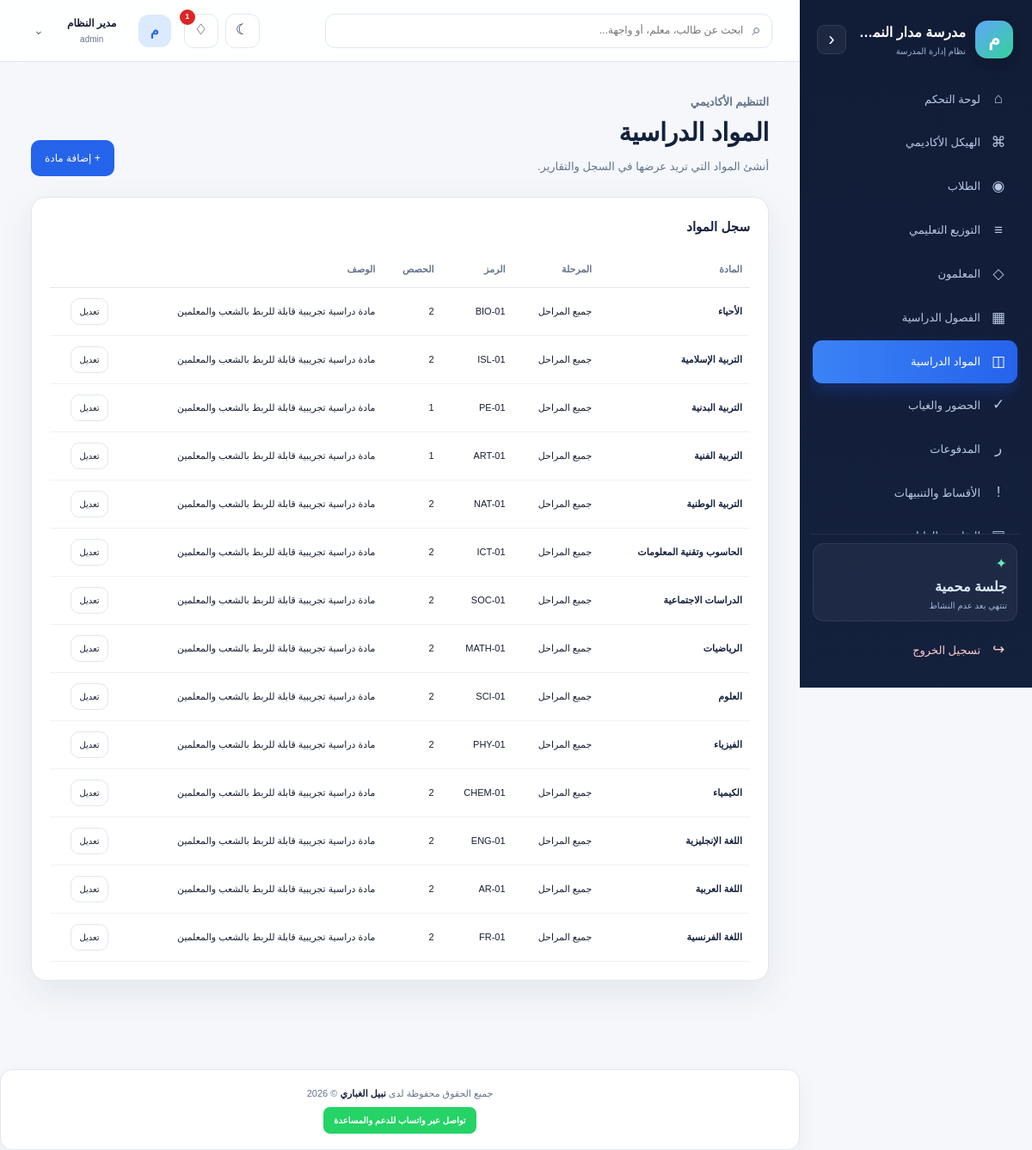
/subjects.php (signed in), run on the app's committed database.
### tables this page shows
CREATE TABLE IF NOT EXISTS subjects (
 id INT UNSIGNED AUTO_INCREMENT PRIMARY KEY,
 name VARCHAR(120) NOT NULL,
 code VARCHAR(30) DEFAULT NULL UNIQUE,
 stage VARCHAR(80) DEFAULT NULL,
 description VARCHAR(255) DEFAULT NULL,
 weekly_periods TINYINT UNSIGNED NOT NULL DEFAULT 2,
 created_at TIMESTAMP DEFAULT CURRENT_TIMESTAMP,
 INDEX idx_subject_stage(stage)
);

### functions.php (called while the page is built, shortened)
<?php
function e($value): string {
    return htmlspecialchars((string)($value ?? ''), ENT_QUOTES | ENT_SUBSTITUTE, 'UTF-8');
}

### subjects.php (the view, shortened to what this page needs)
<?php
require_once 'config.php'; require_once 'functions.php'; requireLogin(); requirePermission($pdo, 'subjects.view');
$subjects=$pdo->query('SELECT * FROM subjects ORDER BY name')->fetchAll();$pageTitle='المواد الدراسية';require 'partials/header.php';
?>
<div class="page-heading"><div><p class="eyebrow">التنظيم الأكاديمي</p><h1>المواد الدراسية</h1><p>أنشئ المواد التي تريد عرضها في السجل والتقارير.</p></div><div class="actions"><a class="btn btn-primary" href="subjects.php?action=create">+ إضافة مادة</a></div></div>
<section class="panel"><div class="panel-header"><h2>سجل المواد</h2></div><div class="table-wrap"><table class="data-table"><thead><tr><th>المادة</th><th>المرحلة</th><th>الرمز</th><th>الحصص</th><th>الوصف</th><th></th></tr></thead><tbody><?php foreach($subjects as $item):?><tr><td class="student-name"><?=e($item['name'])?></td><td><?=e($item['stage']?:'جميع المراحل')?></td><td><?=e($item['code']?:'-')?></td><td><?=e($item['weekly_periods']??2)?></td><td><?=e($item['description']?:'-')?></td><td><a class="btn btn-light btn-sm" href="subjects.php?id=<?=(int)$item['id']?>">تعديل</a></td></tr><?php endforeach;?><?php if(!$subjects):?><tr><td class="empty" colspan="6">لا توجد مواد.</td></tr><?php endif;?></tbody></table></div></section>
<?php require 'partials/footer.php';?>

### assets/css/style.css (style rules this page uses)
:root { --navy:#14213d;--navy-2:#1d4ed8;--blue:#2563eb;--blue-2:#60a5fa;--sky:#eff6ff; --mint:#0f766e;--ink:#172033;--muted:#64748b;--line:#e2e8f0;--bg:#f5f7fb;--white:#fff; --danger:#dc2626;--warning:#d97706;--success:#059669;--shadow:0 14px 40px rgba(20,33,61,.08); }
* { box-sizing:border-box }
html { scroll-behavior:smooth }
body { margin:0;background:var(--bg);color:var(--ink);font-family:Tahoma,Arial,sans-serif;line-height:1.7 }
a { color:inherit;text-decoration:none }
.page-heading { display:flex;align-items:flex-end;justify-content:space-between;gap:20px;margin-bottom:24px }
.eyebrow { color:var(--blue);font-size:11px;font-weight:700;margin:0 0 4px }
.page-heading h1 { margin:0;color:var(--navy);font-size:29px;letter-spacing:-.4px }
.page-heading p { color:var(--muted);margin:4px 0 0;font-size:13px }
.actions { display:flex;gap:8px;flex-wrap:wrap }
.btn { display:inline-flex;align-items:center;justify-content:center;gap:7px;border:1px solid transparent;border-radius:10px;padding:10px 15px;cursor:pointer;font-size:12px;transition:transform .2s ease,box-shadow .2s ease,background .2s ease }
.btn-primary { background:var(--blue);color:#fff }
.btn-light { background:var(--white);border-color:var(--line);color:var(--ink) }
.btn-sm { padding:6px 9px;font-size:10px }
.panel { background:var(--white);border:1px solid var(--line);border-radius:17px;padding:21px;box-shadow:var(--shadow);margin-bottom:18px }
.panel-header { display:flex;align-items:center;justify-content:space-between;gap:12px;margin-bottom:16px }
.panel-header h2 { font-size:15px;margin:0;color:var(--navy) }
.table-wrap { overflow:auto }
.data-table { width:100%;border-collapse:collapse;font-size:11px }
.data-table th { color:var(--muted);font-weight:700;text-align:right;padding:11px 9px;border-bottom:1px solid var(--line);white-space:nowrap }
.data-table td { padding:12px 9px;border-bottom:1px solid #eef2f7;white-space:nowrap }
.data-table tr { transition:background .18s }
.student-name { font-weight:700;color:var(--navy) }

### data on the page
subjects: name "الأحياء", stage "جميع المراحل", code "BIO-01", weekly_periods "2", description "مادة دراسية تجريبية قابلة للربط بالشعب والمعلمين"
subjects: name "التربية الإسلامية", stage "جميع المراحل", code "ISL-01", weekly_periods "2", description "مادة دراسية تجريبية قابلة للربط بالشعب والمعلمين"
subjects: name "التربية البدنية", stage "جميع المراحل", code "PE-01", weekly_periods "1", description "مادة دراسية تجريبية قابلة للربط بالشعب والمعلمين"
subjects: name "التربية الفنية", stage "جميع المراحل", code "ART-01", weekly_periods "1", description "مادة دراسية تجريبية قابلة للربط بالشعب والمعلمين"
subjects: name "التربية الوطنية", stage "جميع المراحل", code "NAT-01", weekly_periods "2", description "مادة دراسية تجريبية قابلة للربط بالشعب والمعلمين"
subjects: name "الحاسوب وتقنية المعلومات", stage "جميع المراحل", code "ICT-01", weekly_periods "2", description "مادة دراسية تجريبية قابلة للربط بالشعب والمعلمين"
subjects: name "الدراسات الاجتماعية", stage "جميع المراحل", code "SOC-01", weekly_periods "2", description "مادة دراسية تجريبية قابلة للربط بالشعب والمعلمين"
subjects: name "الرياضيات", stage "جميع المراحل", code "MATH-01", weekly_periods "2", description "مادة دراسية تجريبية قابلة للربط بالشعب والمعلمين"
subjects: name "العلوم", stage "جميع المراحل", code "SCI-01", weekly_periods "2", description "مادة دراسية تجريبية قابلة للربط بالشعب والمعلمين"
subjects: name "الفيزياء", stage "جميع المراحل", code "PHY-01", weekly_periods "2", description "مادة دراسية تجريبية قابلة للربط بالشعب والمعلمين"
subjects: name "الكيمياء", stage "جميع المراحل", code "CHEM-01", weekly_periods "2", description "مادة دراسية تجريبية قابلة للربط بالشعب والمعلمين"
subjects: name "اللغة الإنجليزية", stage "جميع المراحل", code "ENG-01", weekly_periods "2", description "مادة دراسية تجريبية قابلة للربط بالشعب والمعلمين"
subjects: name "اللغة العربية", stage "جميع المراحل", code "AR-01", weekly_periods "2", description "مادة دراسية تجريبية قابلة للربط بالشعب والمعلمين"
subjects: name "اللغة الفرنسية", stage "جميع المراحل", code "FR-01", weekly_periods "2", description "مادة دراسية تجريبية قابلة للربط بالشعب والمعلمين"

### other printed values
$notificationCount "1"
mb_substr($_SESSION['user']['full_name'] ?? 'م', 0, 1) "م"
$_SESSION['user']['full_name'] "مدير النظام"
$_SESSION['user']['role'] "admin"
